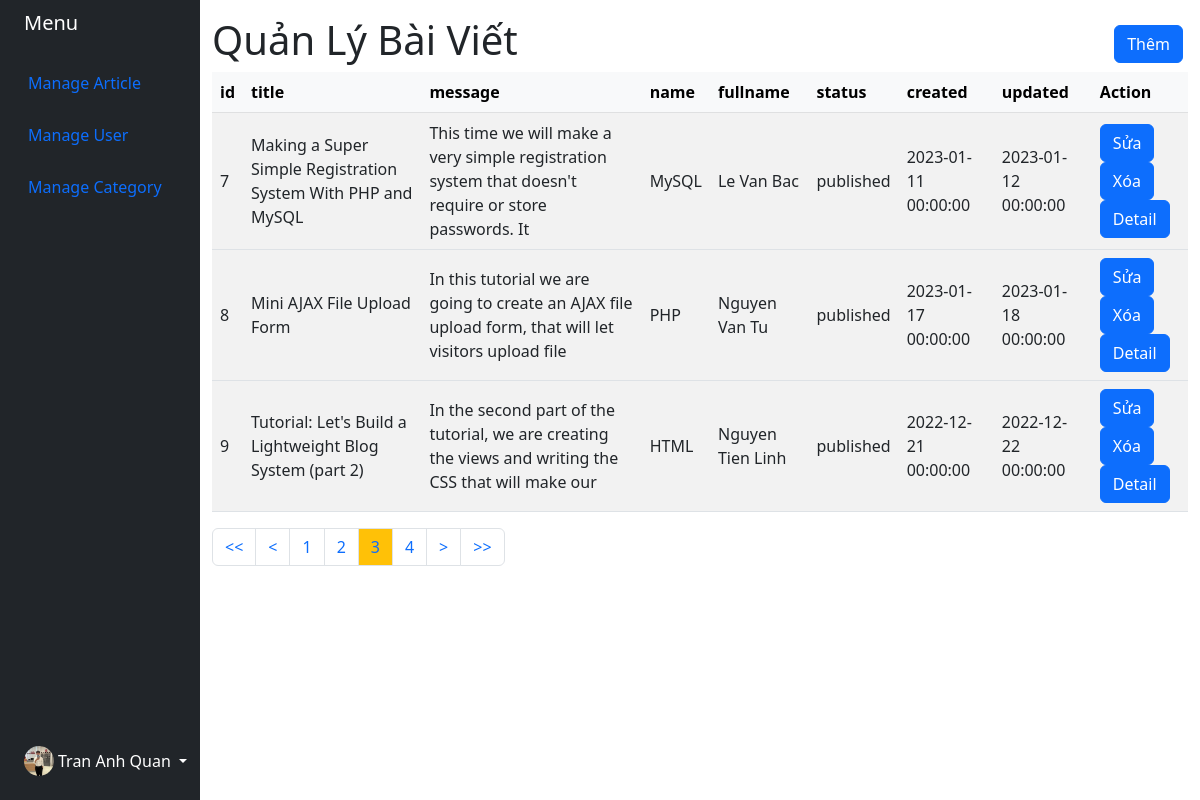
The page /admin/index.php?pageNum=3 (signed in) on the database its author committed.
### tables this page shows
CREATE TABLE `cms_posts` (
  `id` int(11) NOT NULL,
  `title` varchar(100) NOT NULL,
  `message` varchar(100) NOT NULL,
  `category_id` int(11) NOT NULL,
  `userid` int(11) NOT NULL,
  `status` enum('published','draft','archived') NOT NULL,
  `created` datetime NOT NULL,
  `updated` datetime NOT NULL
);

CREATE TABLE `cms_category` (
  `id` int(11) NOT NULL,
  `name` varchar(100) NOT NULL
);

CREATE TABLE `cms_user` (
  `id` int(11) NOT NULL,
  `fullname` varchar(50) NOT NULL,
  `username` varchar(50) NOT NULL,
  `password` varchar(50) NOT NULL,
  `deleted` int(11) NOT NULL DEFAULT 0
);

### admin/index.php (the view, shortened to what this page needs)
<?php
require "./config/Database.php";
?>
<!Doctype html>
<html lang="en">
<head>
	<link href="https://cdn.jsdelivr.net/npm/bootstrap@5.2.1/dist/css/bootstrap.min.css" rel="stylesheet">
</head>
<body>
	<main>
		<div class="container-fluid">
			<div class="row flex-nowrap">
				<div class="col-auto col-md-3 col-xl-2 px-sm-2 px-0 bg-dark">
					<div class="d-flex flex-column align-items-center align-items-sm-start px-3 pt-2 text-white min-vh-100">
						<a href="" class="d-flex align-items-center pb-3 mb-md-0 me-md-auto text-white text-decoration-none">
							<span class="fs-5 d-none d-sm-inline">Menu</span>
						</a>
						<ul class="nav nav-pills flex-column mb-sm-auto mb-0 align-items-center align-items-sm-start" id="menu">
							<li>
								<a href="" data-bs-toggle="collapse" class="nav-link px-0 align-middle">
									<span class="ms-1 d-none d-sm-inline">Manage Article</span>
								</a>
							</li>
							<li>
								<a href="" class="nav-link px-0 align-middle">
									<span class="ms-1 d-none d-sm-inline">Manage User</span>
								</a>
							</li>
							<li>
								<a href="" data-bs-toggle="collapse" class="nav-link px-0 align-middle">
									<span class="ms-1 d-none d-sm-inline">Manage Category</span>
								</a>
							</li>
						</ul>
						<div class="dropdown pb-4">
							<a href="" class="d-flex align-items-center text-white text-decoration-none dropdown-toggle" id="dropdownUser1" data-bs-toggle="dropdown" aria-expanded="false">
								<img src="313424636_542195904386587_8577198730808437858_n.jpg" alt="hugenerd" width="30" height="30" class="rounded-circle">
								<span class="d-none d-sm-inline mx-1">
									<?php
									if (isset($_SESSION['username'])) {
										$username = $_SESSION['username'];
										echo $username;
									}
									?>
								</span>
							</a>
						</div>
					</div>
				</div>
				<div class="col py-3">
					<div class="header-content">
						<h1>Quản Lý Bài Viết</h1>
						<a class="btn btn-primary" href="them.php">Thêm</a>
					</div>
					<div class="table-responsive">
						<table class="table table-striped table-hover align-middle">
							<thead class="table-light">
								<tr>
									<th>id</th>
									<th>title</th>
									<th>message</th>
									<th>name</th>
									<th>fullname</th>
									<th>status</th>
									<th>created</th>
									<th>updated</th>
									<th>Action</th>
								</tr>
								<?php
								$pageSize = 3;
								$pageNum = 1;
								$offset = 3;
								if (isset($_GET['pageNum']) == true) {
									$pageNum = $_GET['pageNum'];
								}
								$startRow = ($pageNum - 1) * $pageSize;
								$sql = "SELECT cms_posts.id, cms_posts.title, cms_posts.message, cms_category.name, cms_user.fullname, cms_posts.status, cms_posts.created, cms_posts.updated FROM cms_posts INNER JOIN cms_category ON cms_posts.category_id = cms_category.id INNER JOIN cms_user ON cms_posts.userid = cms_user.id LIMIT $startRow,$pageSize";
								$data = $conn->query($sql);
								$sql = "SELECT COUNT(*) FROM cms_posts INNER JOIN cms_category ON cms_posts.category_id = cms_category.id INNER JOIN cms_user ON cms_posts.userid = cms_user.id";
								$kq = $conn->query($sql);
								$r = $kq->fetch();
								$tongSoRecord = $r[0];
								$tongSoTrang = ceil($tongSoRecord / $pageSize);
								$from = $pageNum - $offset;
								if ($from < 1) {
									$from = 1;
								}
								$to = $pageNum + $offset;
								if ($to > $tongSoTrang) {
									$to = $tongSoTrang;
								}
								$pageNext = $pageNum + 1;
								$pagePrev = $pageNum - 1;
								foreach ($data as $row) { ?>
							</thead>
							<tbody>
								<tr>
									<td><?php echo $row["id"] ?></td>
									<td><?php echo $row["title"] ?></td>
									<td><?php echo $row["message"] ?></td>
									<td><?php echo $row["name"] ?></td>
									<td><?php echo $row["fullname"] ?></td>
									<td><?php echo $row["status"] ?></td>
									<td><?php echo $row["created"] ?></td>
									<td><?php echo $row["updated"] ?></td>
									<td>
										<a class="btn btn-primary" href="sua.php?id=<?php echo $row['id'] ?>">Sửa</a><br>
										<a class="btn btn-primary" onclick="return confirm('Bạn có chắc chắn muốn xóa bài viết <?php echo $row['title'] ?> này không ?')" href="xoa.php?id=<?php echo $row['id'] ?>">Xóa</a>
										<a class="btn btn-primary" href="detail.php?id=<?php echo $row['id'] ?>">Detail</a>
									</td>
								</tr>
							<?php } ?>
							</tbody>
						</table>
					</div>
					<nav aria-label="Page navigation example">
						<ul class="pagination">
							<li class="page-item"><a class="page-link" href="index.php"><<</a></li>
							<?php if ($pageNum > 1) { ?>
								<li class="page-item"><a class="page-link" href="index.php?pageNum=<?php echo $pagePrev?>"><</a></li>
							<?php } ?>
							<?php for ($i = $from; $i <= $to; $i++) { ?>
								<?php if ($i == $pageNum) { ?>
									<li class="page-item"><a class="page-link bg-warning" href="index.php?pageNum=<?php echo $i?>"><?php echo $i?></a></li>
								<?php } else { ?>
									<li class="page-item"><a class="page-link" href="index.php?pageNum=<?php echo $i?>"><?php echo $i?></a></li>
								<?php } ?>
							<?php } ?>
							<?php if ($pageNum < $tongSoTrang) { ?>
								<li class="page-item"><a class="page-link" href="index.php?pageNum=<?php echo $pageNext?>">></a></li>
							<?php } ?>
							<li class="page-item"><a class="page-link" href="index.php?pageNum=<?php echo $tongSoTrang?>">>></a></li>
						</ul>
					</nav>
				</div>
			</div>
		</div>
	</main>
</body>
</html>

### admin/index.php (style rules this page uses)
.header-content { display: flex; align-items: center; justify-content: space-between; margin-right: 5px; }

### rows shown on the page
cms_posts: id "7", title "Making a Super Simple Registration System With PHP and MySQL", message "This time we will make a very simple registration system that doesn't require or store passwords. It", cms_category.name "MySQL", userid.fullname "Le Van Bac", status "published", created "2023-01-11 00:00:00", updated "2023-01-12 00:00:00"
cms_posts: id "8", title "Mini AJAX File Upload Form", message "In this tutorial we are going to create an AJAX file upload form, that will let visitors upload file", cms_category.name "PHP", userid.fullname "Nguyen Van Tu", status "published", created "2023-01-17 00:00:00", updated "2023-01-18 00:00:00"
cms_posts: id "9", title "Tutorial: Let's Build a Lightweight Blog System (part 2)", message "In the second part of the tutorial, we are creating the views and writing the CSS that will make our", cms_category.name "HTML", userid.fullname "Nguyen Tien Linh", status "published", created "2022-12-21 00:00:00", updated "2022-12-22 00:00:00"

### other values the page prints
$username "Tran Anh Quan"
